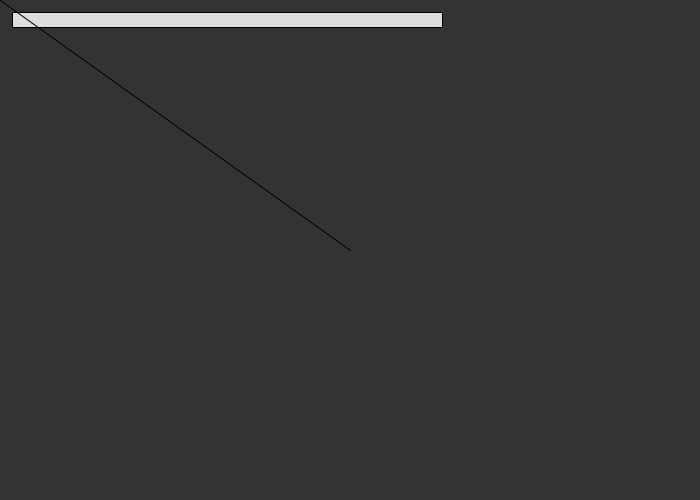
Frame 1 (no input)
Frame 60 (the mouse pressed at the canvas centre just before this capture): identical to frame 1, image omitted
Frame 120 (the mouse held since frame 60 and released just before this capture): blank canvas, image omitted

The Processing sketch that drew this single still picture (run headless with seeded random() and noise(); from frame 60 on, the mouse is pressed at the canvas centre):

// Processing sketch: vectors
// ── vectors.pde

void setup(){
  size(700,500);
}
void draw(){
  background(51);
  PVector m = new PVector(mouseX,mouseY);
  PVector c = new PVector(width/2,height/2);
  m.sub(c);
  float mag = m.mag();
  //stroke(0);
  fill(222);
  rect(12,12,mag,15);
  
  //translate(width/2,height/2);
  line(width/2,height/2,mouseX,mouseY);
}
